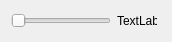
<?xml version="1.0" encoding="UTF-8"?>
<ui version="4.0">
 <class>MySliderWidget</class>
 <widget class="QWidget" name="MySliderWidget">
  <property name="geometry">
   <rect>
    <x>0</x>
    <y>0</y>
    <width>172</width>
    <height>42</height>
   </rect>
  </property>
  <property name="windowTitle">
   <string>Form</string>
  </property>
  <layout class="QVBoxLayout" name="verticalLayout">
   <item>
    <layout class="QHBoxLayout" name="horizontalLayout">
     <item>
      <widget class="QSlider" name="slider">
       <property name="sizePolicy">
        <sizepolicy hsizetype="Fixed" vsizetype="Fixed">
         <horstretch>0</horstretch>
         <verstretch>0</verstretch>
        </sizepolicy>
       </property>
       <property name="minimumSize">
        <size>
         <width>100</width>
         <height>0</height>
        </size>
       </property>
       <property name="maximumSize">
        <size>
         <width>100</width>
         <height>16777215</height>
        </size>
       </property>
       <property name="maximum">
        <number>100</number>
       </property>
       <property name="orientation">
        <enum>Qt::Horizontal</enum>
       </property>
      </widget>
     </item>
     <item>
      <widget class="QLabel" name="labelPercent">
       <property name="sizePolicy">
        <sizepolicy hsizetype="Fixed" vsizetype="Preferred">
         <horstretch>0</horstretch>
         <verstretch>0</verstretch>
        </sizepolicy>
       </property>
       <property name="minimumSize">
        <size>
         <width>40</width>
         <height>0</height>
        </size>
       </property>
       <property name="maximumSize">
        <size>
         <width>40</width>
         <height>16777215</height>
        </size>
       </property>
       <property name="text">
        <string>TextLabel</string>
       </property>
      </widget>
     </item>
     <item>
      <spacer name="horizontalSpacer">
       <property name="orientation">
        <enum>Qt::Horizontal</enum>
       </property>
       <property name="sizeHint" stdset="0">
        <size>
         <width>40</width>
         <height>20</height>
        </size>
       </property>
      </spacer>
     </item>
    </layout>
   </item>
  </layout>
 </widget>
 <resources/>
 <connections/>
</ui>
